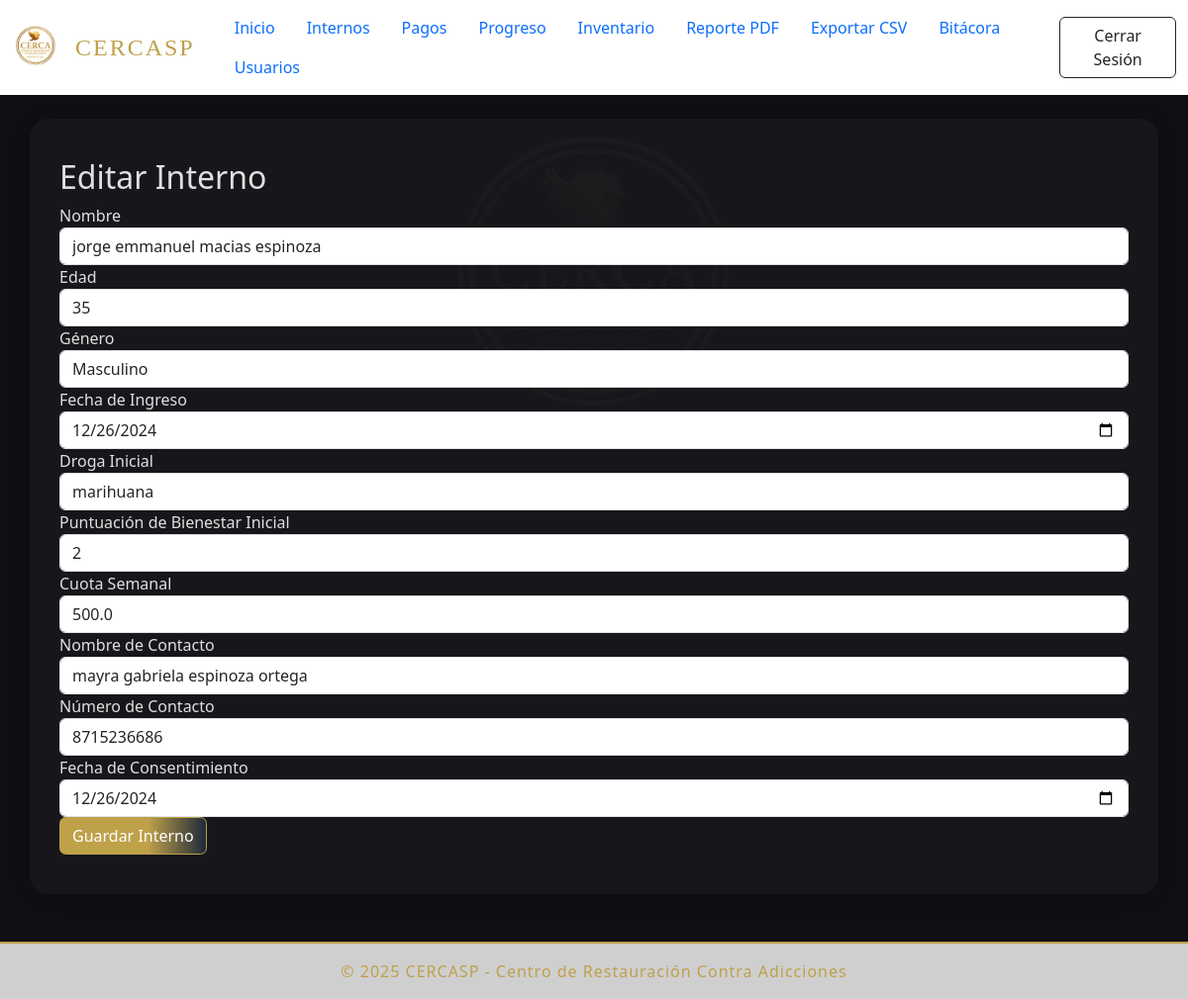
/interns/edit/1 (signed in), run on the app's committed database.
### cercasp/models.py (models this page shows, shortened)
class Intern(db.Model):
    id = db.Column(db.Integer, primary_key=True)
    name = db.Column(db.String(100), nullable=False)
    age = db.Column(db.Integer, nullable=False)
    gender = db.Column(db.String(10))
    entry_date = db.Column(db.Date, nullable=False)
    initial_drug = db.Column(db.String(100))
    wellbeing_score = db.Column(db.Integer, nullable=False)
    weekly_fee = db.Column(db.Float, nullable=False)
    contact_name_enc = db.Column(db.Text)  # Encrypted
    contact_number_enc = db.Column(db.Text)  # Encrypted
    consent_signed = db.Column(db.Date)
    def get_contact(self):
        try:
            from flask import current_app
            fernet = getattr(current_app, 'fernet', None)
            if fernet is None and hasattr(current_app, 'extensions'):
                fernet = current_app.extensions.get('fernet')
            if fernet is None:
                raise RuntimeError('Fernet no está inicializado en la app')
            return fernet.decrypt(self.contact_name_enc.encode()).decode(), fernet.decrypt(self.contact_number_enc.encode()).decode()
        except Exception:
            return None, None

### cercasp/blueprints/interns.py (the view, shortened to what this page needs)
@interns_bp.route('/edit/<int:id>', methods=['GET', 'POST'])
@login_required
def edit_intern(id):
    intern = Intern.query.get_or_404(id)
    form = InternForm(obj=intern)
    contact_name, contact_number = intern.get_contact()
    form.contact_name.data = contact_name
    form.contact_number.data = contact_number
    return render_template('edit_intern.html', form=form)

### cercasp/forms.py
class InternForm(FlaskForm):
    name = StringField('Nombre', validators=[DataRequired()])
    age = IntegerField('Edad', validators=[DataRequired(), NumberRange(min=18)])
    gender = SelectField('Género', choices=[('M', 'Masculino'), ('F', 'Femenino'), ('O', 'Otro')])
    entry_date = DateField('Fecha de Ingreso', validators=[DataRequired()])
    initial_drug = StringField('Droga Inicial')
    wellbeing_score = IntegerField('Puntuación de Bienestar Inicial', validators=[DataRequired(), NumberRange(min=0, max=100)])
    weekly_fee = FloatField('Cuota Semanal', validators=[DataRequired(), NumberRange(min=0)])
    contact_name = StringField('Nombre de Contacto', validators=[DataRequired()])
    contact_number = StringField('Número de Contacto', validators=[DataRequired()])
    consent_signed = DateField('Fecha de Consentimiento')
    submit = SubmitField('Guardar Interno')

### cercasp/__init__.py (called while the page is built)
@login_manager.user_loader
def load_user(user_id):
    from .models import User
    return User.query.get(int(user_id))

### cercasp/templates/edit_intern.html (shortened to what this page needs)
{% extends 'base.html' %}
{% block content %}
<h2>Editar Interno</h2>
<form method="post">
    {% for field in form if field.name != 'csrf_token' and field.name != 'submit' %}
    <div class="form-group">
        {{ field.label }} {{ field(class='form-control') }}
    </div>
    {% endfor %}
    {{ form.submit(class='btn btn-primary') }}
</form>
{% endblock %}

### cercasp/static/css/main.css (style rules this page uses)
body { font-family: 'Segoe UI', Arial, sans-serif; background-color: #101014; background-image: url('/static/img/logo_cercasp.png'); background-repeat: no-repeat; background-position: center 120px; background-attachment: fixed; background-size: 28vw auto; min-height: 100vh; }
.form-control, .btn, .table, .alert { box-shadow: none !important; }
.btn-primary, .btn-success, .btn-warning, .btn-danger { border: none; border-radius: 0.4rem; font-weight: 500; transition: background 0.2s; }
.btn-primary { background: linear-gradient(90deg, #bfa14a 60%, #1e2a38 100%); color: #fff; border: 1px solid #bfa14a; }

### data on the page
Intern: name "jorge emmanuel macias espinoza" "35" "Masculino" "12/26/2024" "marihuana" "2" "500.0" "12/26/2024"

### other printed values
{{ field.label }} "Nombre" "Edad" "Género" "Fecha de Ingreso" "Droga Inicial" "Puntuación de Bienestar Inicial" "Cuota Semanal" "Nombre de Contacto" "Número de Contacto" "Fecha de Consentimiento"
{{ 2025 }} "2025"
